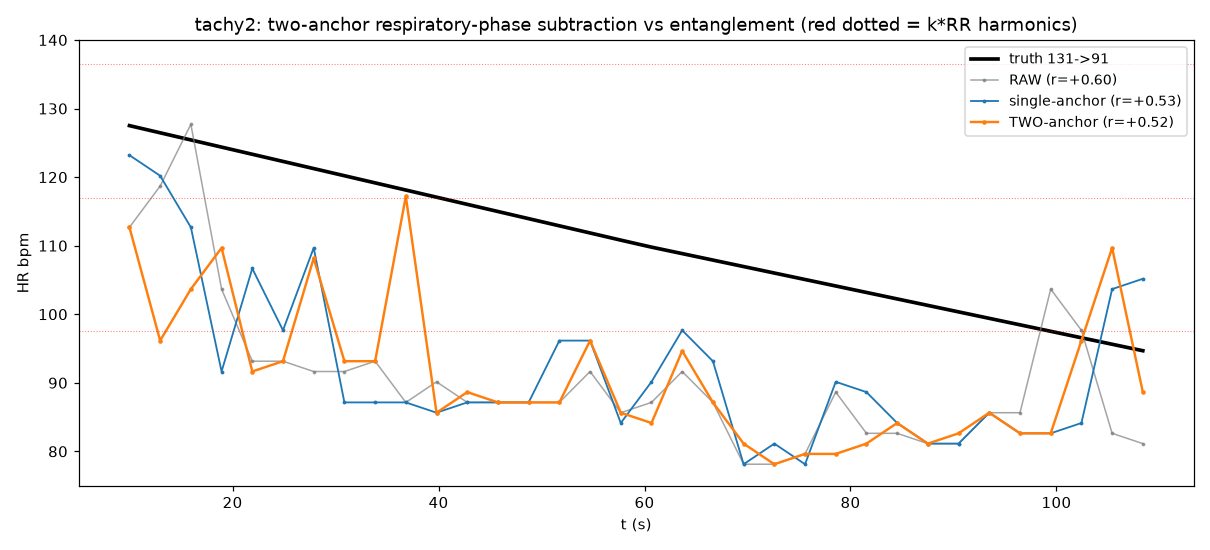

Generate this figure with Python:
"""DECISIVE test: does respiratory-phase ensemble subtraction (two-anchor / left-right
split) break the RR-harmonic entanglement that locks every freq tracker on tachy2?

tachy2: HR sweeps 131->91 (truth known), breathing harmonics pollute [1.3,2.4]Hz.
Baselines already failed: mean-lock FFT ~84 (r=0); excess-harmonic tracker r=0.32.

Method: build a GLOBAL two-anchor breathing phase over the whole 120s (many breaths ->
cardiac averages out of g_hat), subtract g_hat(theta) per bin, then track cardiac in
sliding windows on the RESIDUAL. Compare RAW-tracking vs RESIDUAL-tracking vs truth.

    python3 tachy2_phasefold.py
"""
import numpy as np
from bcg_vitals import (bandpass, sqi, demod_channels, estimate_rr, fft_peak,
                        autocorr_peak, RR_LO, RR_HI)
from chairL_phasefold import phase_single, phase_two, fold_subtract

FPS = 18.78
HR_LO, HR_HI = 1.3, 2.4          # 78-144 bpm, same band as the baseline tracker


def truth(t):
    return np.where(t <= 60, 131 - 21 * t / 60, 110 - 19 * (t - 60) / 60)


def track(sig_by_bin, top, win, step, N, breath_bb=None, anchor="none"):
    """sliding-window median FFT-argmax HR in the tachy band over top bins.
    anchor='two'/'single' -> LOCAL per-window respiratory-phase subtraction using
    that window's own breathing (breath_bb = broadband breathing ref bin)."""
    tt, hh = [], []
    for s in range(0, N - win + 1, step):
        pk = []
        theta = None
        if anchor != "none" and breath_bb is not None:
            br = bandpass(breath_bb[s:s + win], FPS, RR_LO, RR_HI)
            theta = (phase_two(br, FPS)[0] if anchor == "two"
                     else phase_single(br, FPS)[0])
        for i in top:
            seg = sig_by_bin[i][s:s + win]
            if theta is not None:
                seg = fold_subtract(seg, theta)[0]
            ff = fft_peak(bandpass(seg, FPS, HR_LO, HR_HI), FPS, HR_LO, HR_HI)
            if ff:
                pk.append(ff * 60)
        tt.append((s + win / 2) / FPS)
        hh.append(np.median(pk) if pk else np.nan)
    tt = np.array(tt); hh = np.array(hh)
    ok = ~np.isnan(hh)
    if ok.any():
        hh = np.interp(tt, tt[ok], hh[ok])
    return tt, hh


def main():
    d = np.load("tachy2_cube.npz", allow_pickle=True)
    cube = np.asarray(d["snapshots"], np.complex64)
    counts = d["counts"].astype(int); bins = d["bins"].astype(int)
    C = cube[:, :int(counts.min()), :]
    chans = demod_channels(C, bins)
    N = C.shape[1]; DR = 0.0234375

    # breathing ref + global phase (two-anchor)
    resp_sqi = np.array([sqi(bandpass(c, FPS, RR_LO, RR_HI), FPS, RR_LO, RR_HI) for c in chans])
    rb = int(np.argmax(resp_sqi))
    breath = bandpass(chans[rb], FPS, RR_LO, RR_HI)
    th1, tr_a = phase_single(breath, FPS)
    th2, tr2, pk2 = phase_two(breath, FPS)
    rr = len(tr_a) / (N / FPS) * 60
    print("tachy2: %d bins x %d (%.0fs @%.2ffps).  breathing ref bin %d (%.2fm) RR=%.1f rpm"
          % (C.shape[0], N, N / FPS, FPS, bins[rb], bins[rb] * DR, rr))
    for k in range(4, 9):
        f = k * rr / 60
        print("    %dxRR=%3.0f bpm (%.2fHz)%s" % (k, k * rr, f,
              "  <-- in [78,144]" if HR_LO <= f <= HR_HI else ""))

    # broadband per-bin (drift removed, breathing+harmonics+cardiac kept)
    bb = np.array([bandpass(chans[i], FPS, 0.1, 2.6) for i in range(len(bins))])
    # GLOBAL breathing subtraction (single vs two anchor)
    res1 = np.array([fold_subtract(bb[i], th1)[0] for i in range(len(bins))])
    res2 = np.array([fold_subtract(bb[i], th2)[0] for i in range(len(bins))])

    # top HR-SQI bins on the tachy band
    hr_sqi = np.array([sqi(bandpass(c, FPS, HR_LO, HR_HI), FPS, HR_LO, HR_HI) for c in chans])
    top = np.argsort(hr_sqi)[::-1][:6]

    win = int(20 * FPS); step = int(3 * FPS)          # 20s -> ~6 breaths/window
    breath_bb = bandpass(chans[rb], FPS, 0.1, 2.6)
    tt, h_raw = track(bb, top, win, step, N)
    _,  h_g2 = track(res2, top, win, step, N)                          # global two-anchor
    _,  h_l1 = track(bb, top, win, step, N, breath_bb, "single")        # local single
    _,  h_l2 = track(bb, top, win, step, N, breath_bb, "two")           # local two-anchor
    tr = truth(tt)

    def score(pred, name):
        mae = np.mean(np.abs(pred - tr))
        r = 0.0 if np.std(pred) < 1e-6 else np.corrcoef(pred, tr)[0, 1]
        # late-segment (t>40s) where entanglement bites: truth 105->91
        late = tt > 40
        mae_l = np.mean(np.abs(pred[late] - tr[late]))
        r_l = np.corrcoef(pred[late], tr[late])[0, 1] if np.std(pred[late]) > 1e-6 else 0.0
        print("  %-24s MAE=%5.1f r=%+.2f | late(t>40) MAE=%5.1f r=%+.2f"
              % (name, mae, r, mae_l, r_l))
        return mae, r
    print("\ntruth 131->91 over t=%.0f..%.0fs, std=%.1f bpm (win=20s)" % (tt[0], tt[-1], np.std(tr)))
    score(h_raw, "RAW (no subtract)")
    score(h_g2, "GLOBAL two-anchor")
    score(h_l1, "LOCAL single-anchor")
    score(h_l2, "LOCAL two-anchor")
    h_s1, h_s2 = h_l1, h_l2                            # reuse for plot
    print("\n>>> win = tracking r jumps positive AND MAE drops = phase-fold breaks entanglement")

    try:
        import matplotlib; matplotlib.use("Agg"); import matplotlib.pyplot as plt
        fig, ax = plt.subplots(figsize=(11, 5))
        ax.plot(tt, tr, "k-", lw=2.4, label="truth 131->91")
        ax.plot(tt, h_raw, "C7.-", lw=1, ms=3, alpha=.7,
                label="RAW (r=%+.2f)" % np.corrcoef(h_raw, tr)[0, 1])
        ax.plot(tt, h_s1, "C0.-", lw=1.2, ms=3,
                label="single-anchor (r=%+.2f)" % np.corrcoef(h_s1, tr)[0, 1])
        ax.plot(tt, h_s2, "C1.-", lw=1.6, ms=4,
                label="TWO-anchor (r=%+.2f)" % np.corrcoef(h_s2, tr)[0, 1])
        for k in range(4, 9):
            f = k * rr
            if HR_LO * 60 <= f <= HR_HI * 60:
                ax.axhline(f, color="r", ls=":", lw=.7, alpha=.5)
        ax.set_xlabel("t (s)"); ax.set_ylabel("HR bpm"); ax.set_ylim(75, 140)
        ax.legend(loc="upper right", fontsize=9)
        ax.set_title("tachy2: two-anchor respiratory-phase subtraction vs entanglement "
                     "(red dotted = k*RR harmonics)")
        fig.tight_layout(); fig.savefig("tachy2_phasefold.png", dpi=110)
        print("saved tachy2_phasefold.png")
    except Exception as e:
        print("plot skipped:", e)


if __name__ == "__main__":
    main()
